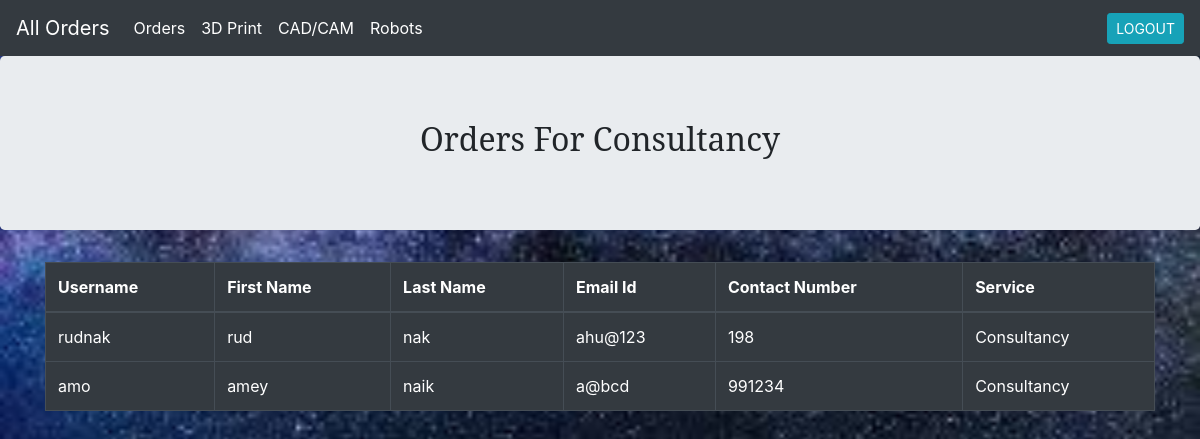
The app's page /adminconsl.php (signed in) with its own data.
### tables this page shows
CREATE TABLE `services` (
  `username` varchar(30) NOT NULL,
  `ser` varchar(30) NOT NULL
);

CREATE TABLE `clint` (
  `username` varchar(30) NOT NULL,
  `fname` varchar(20) NOT NULL,
  `lname` varchar(20) NOT NULL,
  `pass` varchar(255) NOT NULL,
  `mail` varchar(20) NOT NULL,
  `phone` int(11) NOT NULL
);

### adminconsl.php (the view, shortened to what this page needs)
<?php
        if(isset($_SESSION['username']) && isset($_SESSION['pass'])){
        $con = mysqli_connect("localhost","root","","sample");
        $query="SELECT `username`, `fname`, `lname`,`mail`, `phone`, `ser` FROM `clint` INNER JOIN `services` USING (username) where ser='Consultancy'";
        $query_run = mysqli_query($con,$query);
    ?>
<!DOCTYPE html>
<html lang="en">
<head>
    <link rel="stylesheet" href="https://stackpath.bootstrapcdn.com/bootstrap/4.4.1/css/bootstrap.min.css">
    <link rel="stylesheet" href="style.css">
</head>
<body>
<nav class="navbar navbar-expand-lg navbar-dark bg-dark">
    <a class="navbar-brand" href="#">All Orders</a>
    <div class="collapse navbar-collapse" id="navbarSupportedContent">
      <ul class="navbar-nav mr-auto">
        <li class="nav-item active">
          <a class="nav-link" href="admin.php">Orders<span class="sr-only">(current)</span></a>
        </li>
        <li class="nav-item active">
          <a class="nav-link" href="admin3d.php">3D Print</a>
        </li>
        <li class="nav-item active">
          <a class="nav-link" href="admincad.php">CAD/CAM</a>
        </li>
        <li class="nav-item active">
          <a class="nav-link" href="adminrob.php">Robots</a>
        </li>
      </ul>
      <form class="form-inline my-2 my-lg-0"action="clients.php" method="post" >
      <button type="submit" name="LOGOUT" class="btn btn-info btn-sm" >LOGOUT</button>
    </form>
    </div>
  </nav>
<div class="conatiner">
        <div class="jumbotron" id="header">
            <h1>Orders For Consultancy</h1>
        </div>
        <div class="container">
        <table class="table table-bordered table-dark">
  <thead>
    <tr>
      <th scope="col">Username</th>
      <th scope="col">First Name</th>
      <th scope="col">Last Name</th>
      <th scope="col">Email Id</th>
      <th scope="col">Contact Number</th>
      <th scope="col">Service</th>
    </tr>
  </thead>
  <tbody>
    <?php
        if(mysqli_num_rows($query_run)>0)
        {
            while($row=mysqli_fetch_assoc($query_run))
            {
    ?>
    <tr>
      <td><?php echo $row['username'];?></td>
      <td><?php echo $row['fname'];?></td>
      <td><?php echo $row['lname'];?></td>
      <td><?php echo $row['mail'];?></td>
      <td><?php echo $row['phone'];?></td>
      <td><?php echo $row['ser'];?></td>
    </tr>
    <?php
            }
        }
        else {
            echo "No Record Found";
        }
    ?>
</table>
        </div>
    </div>
</body>
</html>
<?php
    }
    else{
      header('location:index.php');
    }
?>

### style.css (style rules this page uses)
body { background-size: cover; background-position: center; }
h1 { font-family: 'Noto Serif', serif; font-size: 2rem; text-align: center; }

### records on screen
services: username.username "rudnak", username.fname "rud", username.lname "nak", username.mail "ahu@123", username.phone "198", ser "Consultancy"
services: username.username "amo", username.fname "amey", username.lname "naik", username.mail "a@bcd", username.phone "991234", ser "Consultancy"
